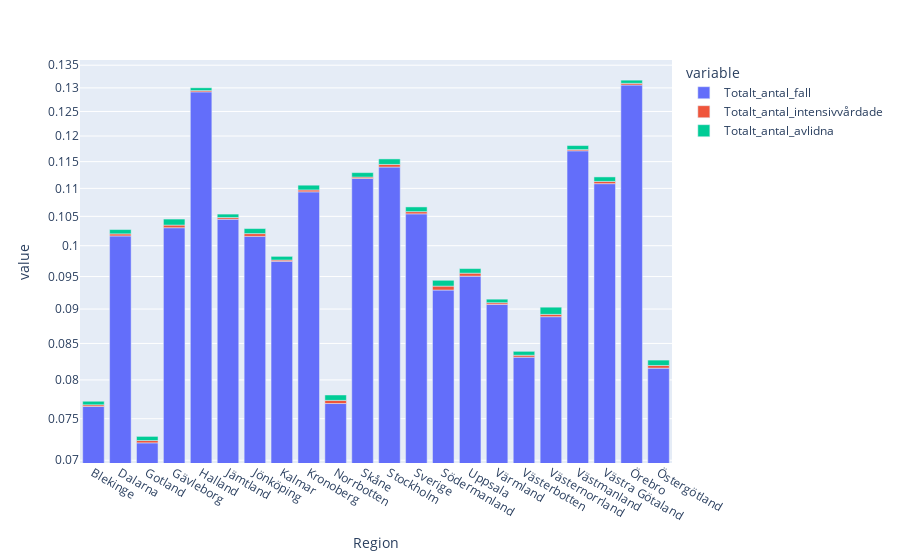

Write notebook code for a chart like this one.
### Code cell
px.bar(df_andel_fall, log_y = True)

### Figure 1 — Plotly figure (JSON) as saved in the notebook; plotly's stock layout.template omitted (floating-point values rounded to 4 significant figures)
{"data": [{"alignmentgroup": "True", "hovertemplate": "variable=Totalt_antal_fall<br>Region=%{x}<br>value=%{y}<extra></extra>", "legendgroup": "Totalt_antal_fall", "marker": {"color": "#636efa", "pattern": {"shape": ""}}, "name": "Totalt_antal_fall", "offsetgroup": "Totalt_antal_fall", "orientation": "v", "showlegend": true, "textposition": "auto", "type": "bar", "x": ["Blekinge", "Dalarna", "Gotland", "Gävleborg", "Halland", "Jämtland", "Jönköping", "Kalmar", "Kronoberg", "Norrbotten", "Skåne", "Stockholm", "Sverige", "Södermanland", "Uppsala", "Värmland", "Västerbotten", "Västernorrland", "Västmanland", "Västra Götaland", "Örebro", "Östergötland"], "xaxis": "x", "y": [0.07654, 0.1016, 0.07205, 0.103, 0.1291, 0.1045, 0.1016, 0.09743, 0.1094, 0.07692, 0.1118, 0.114, 0.1054, 0.09289, 0.09507, 0.0907, 0.08308, 0.08887, 0.1171, 0.1109, 0.1306, 0.08158], "yaxis": "y"}, {"alignmentgroup": "True", "hovertemplate": "variable=Totalt_antal_intensivvårdade<br>Region=%{x}<br>value=%{y}<extra></extra>", "legendgroup": "Totalt_antal_intensivvårdade", "marker": {"color": "#EF553B", "pattern": {"shape": ""}}, "name": "Totalt_antal_intensivvårdade", "offsetgroup": "Totalt_antal_intensivvårdade", "orientation": "v", "showlegend": true, "textposition": "auto", "type": "bar", "x": ["Blekinge", "Dalarna", "Gotland", "Gävleborg", "Halland", "Jämtland", "Jönköping", "Kalmar", "Kronoberg", "Norrbotten", "Skåne", "Stockholm", "Sverige", "Södermanland", "Uppsala", "Värmland", "Västerbotten", "Västernorrland", "Västmanland", "Västra Götaland", "Örebro", "Östergötland"], "xaxis": "x", "y": [0.000211, 0.0003519, 0.0002791, 0.0004573, 0.0002718, 0.0002891, 0.000469, 0.0002094, 0.0003443, 0.0004047, 0.0002641, 0.0004969, 0.0003853, 0.00061, 0.0004685, 0.0002527, 0.0002692, 0.000343, 0.0002329, 0.0004167, 0.0003644, 0.0003634], "yaxis": "y"}, {"alignmentgroup": "True", "hovertemplate": "variable=Totalt_antal_avlidna<br>Region=%{x}<br>value=%{y}<extra></extra>", "legendgroup": "Totalt_antal_avlidna", "marker": {"color": "#00cc96", "pattern": {"shape": ""}}, "name": "Totalt_antal_avlidna", "offsetgroup": "Totalt_antal_avlidna", "orientation": "v", "showlegend": true, "textposition": "auto", "type": "bar", "x": ["Blekinge", "Dalarna", "Gotland", "Gävleborg", "Halland", "Jämtland", "Jönköping", "Kalmar", "Kronoberg", "Norrbotten", "Skåne", "Stockholm", "Sverige", "Södermanland", "Uppsala", "Värmland", "Västerbotten", "Västernorrland", "Västmanland", "Västra Götaland", "Örebro", "Östergötland"], "xaxis": "x", "y": [0.0004568, 0.0007363, 0.0004976, 0.001039, 0.0006147, 0.0005994, 0.0008563, 0.0005972, 0.0008714, 0.0006956, 0.0008343, 0.001057, 0.0008341, 0.0009054, 0.0007322, 0.0005381, 0.0005425, 0.001072, 0.0007971, 0.000834, 0.0006932, 0.000735], "yaxis": "y"}], "layout": {"barmode": "relative", "legend": {"title": {"text": "variable"}, "tracegroupgap": 0}, "margin": {"t": 60}, "xaxis": {"anchor": "y", "domain": [0, 1], "title": {"text": "Region"}}, "yaxis": {"anchor": "x", "domain": [0, 1], "title": {"text": "value"}, "type": "log"}}}
